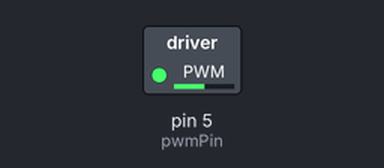
Bench run of a sketch on a simulated Arduino Uno, built with avr-gcc and run on an emulated ATmega328P. Shown: switched loads named in the sketch (green lamp = pin HIGH). What the sketch prints to the serial monitor is not drawn.

Above: at 0.1 s.
Timing chart, 0 to 1.6 s (numbered marks = the images above):
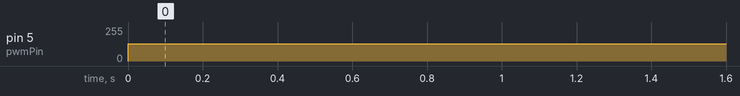

The sketch:

arSetPwm.ino
```cpp
//KODINGAN UNO -> L298N

#include <PWM.h>

// Pilih pin yang mendukung PWM (misalnya pin 10 pada Arduino Uno)
const int pwmPin = 5;
int32_t frequency = 3000; // Frekuensi dalam Hz (misalnya 20 kHz)

void setup() {
  // Inisialisasi PWM pada pin tertentu dengan frekuensi yang diinginkan
  InitTimersSafe(); // Inisialisasi timer tanpa mengganggu fungsi Arduino lainnya
  bool success = SetPinFrequencySafe(pwmPin, frequency);

  if (success) {
    Serial.begin(9600);
    Serial.println("PWM frequency set successfully.");
  } else {
    Serial.begin(9600);
    Serial.println("Failed to set PWM frequency.");
  }
}

void loop() {
  // Atur duty cycle PWM (misalnya 50%)
  pwmWrite(pwmPin, 128); // 128 dari 255 adalah 50%
  delay(1000);
}
```

Measured:
- by itself, pin 5 (pwmPin): 0/255 → 128/255 at 0.00 s
